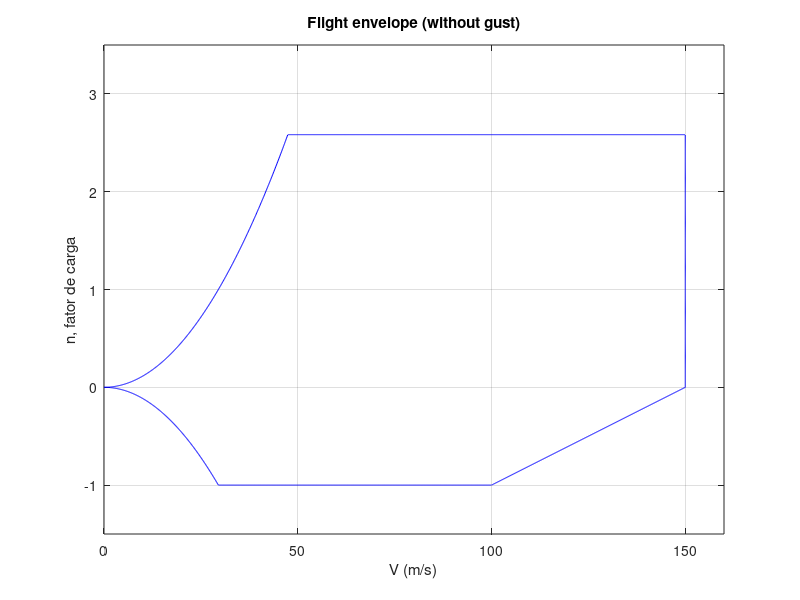
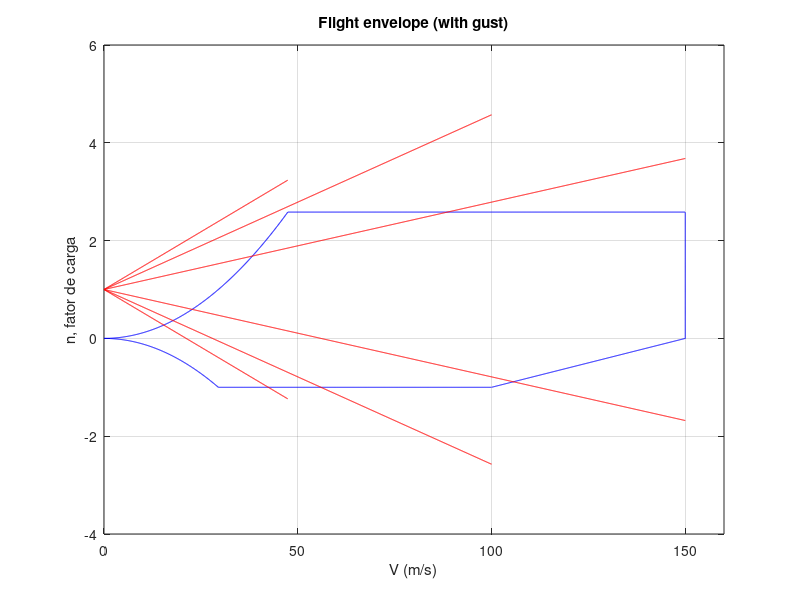

The MATLAB source for these figures, in order:
Mtom = 4044.1;
Clmax = 1.7;
rho = 0.9569;
V_C = 100;
S = 56; % aproximação para tandem wing usada no json
cl_alfa = 5.4557;
chord = 2;
n_max = 2.1 + (24000/(10000 + Mtom*9.81)) %
n_min = -1 %

V_A = sqrt(2*n_max*Mtom*9.81/S/rho/Clmax)
V_G = sqrt(2*abs(n_min)*Mtom*9.81/S/rho/Clmax)
V_D = 1.5*V_C

V = 0:0.1:V_A;
parab1 = 0.5*rho*S*Clmax*V.^2/Mtom/9.81;
V2 = 0:0.1:V_G;
parab2 = -0.5*rho*S*Clmax*V2.^2/Mtom/9.81;
V3 = V_A:0.1:V_D;
cte1 = 0*V3 + n_max;
V4 = V_G:0.1:V_C;
cte2 = 0*V4 + n_min;
N = 0:0.01:n_max;
VD = 0*N + V_D;
V5 = V_C:0.1:V_D;
reta = -(n_min/(V_D-V_C))*(V5-V_C) + n_min;

mass_ratio = 2*Mtom/S/rho/chord/cl_alfa
k = 0.88*mass_ratio/(5.3+mass_ratio)

Ua = k*66*0.3048
Uc = k*50*0.3048
Ud = k*25*0.3048

deltan1 = 1 + 0.5*rho*Ua*V*cl_alfa*S/Mtom/9.81;
deltan11 = 1 - 0.5*rho*Ua*V*cl_alfa*S/Mtom/9.81;
deltan111 = 0.5*rho*Ua*V_A*cl_alfa*S/Mtom/9.81
VV = 0:0.1:V_C;
deltan2 = 1 + 0.5*rho*Uc*VV*cl_alfa*S/Mtom/9.81;
deltan22 = 1 - 0.5*rho*Uc*VV*cl_alfa*S/Mtom/9.81;
deltan222 = 0.5*rho*Uc*V_C*cl_alfa*S/Mtom/9.81
VVV = 0:0.1:V_D;
deltan3 = 1 + 0.5*rho*Ud*VVV*cl_alfa*S/Mtom/9.81;
deltan33 = 1 - 0.5*rho*Ud*VVV*cl_alfa*S/Mtom/9.81;
deltan333 = 0.5*rho*Ud*V_D*cl_alfa*S/Mtom/9.81

figure()
plot(V,parab1,'blue',V2,parab2,'blue',V3,cte1,'blue',V4,cte2,'blue',VD,N,'blue',V5,reta,'blue')
grid
xlim([0 160])
xlabel('V (m/s)')
ylim([-1.5 3.5])
ylabel('n, fator de carga')
title('Flight envelope (without gust)')

figure()
plot(V,parab1,'blue',V2,parab2,'blue',V3,cte1,'blue',V4,cte2,'blue',VD,N,'blue',V5,reta,'blue',V,deltan1,'red',V,deltan11,'red',VV,deltan2,'red',VV,deltan22,'red',VVV,deltan3,'red',VVV,deltan33,'red')
grid
xlim([0 160])
xlabel('V (m/s)')
ylabel('n, fator de carga')
title('Flight envelope (with gust)')
